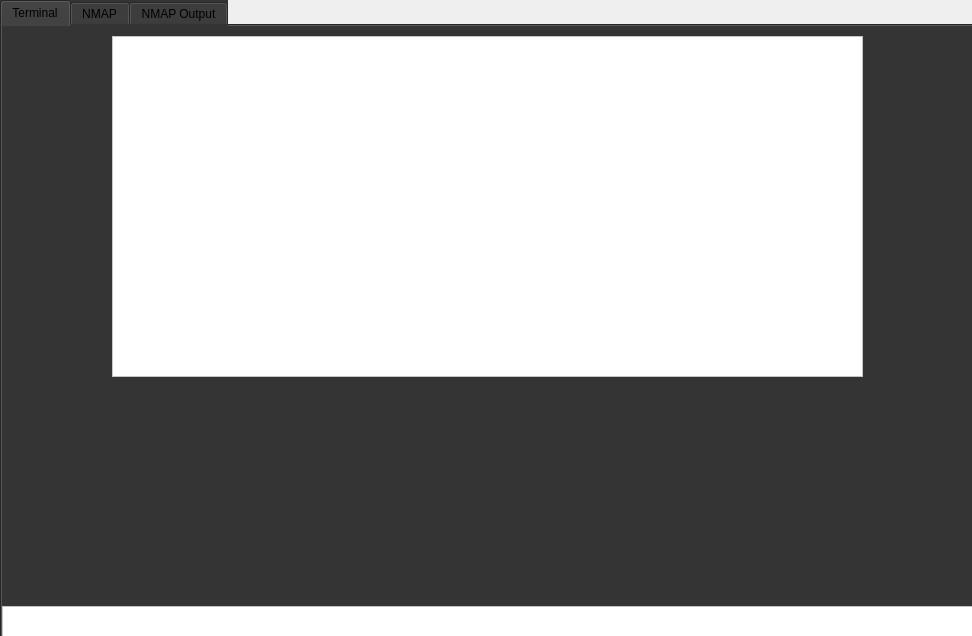
<?xml version="1.0" encoding="UTF-8"?>
<ui version="4.0">
 <class>Form</class>
 <widget class="QWidget" name="Form">
  <property name="geometry">
   <rect>
    <x>0</x>
    <y>0</y>
    <width>972</width>
    <height>636</height>
   </rect>
  </property>
  <property name="windowTitle">
   <string>Form</string>
  </property>
  <widget class="QTabWidget" name="TabSystem">
   <property name="geometry">
    <rect>
     <x>0</x>
     <y>0</y>
     <width>1001</width>
     <height>641</height>
    </rect>
   </property>
   <property name="cursor">
    <cursorShape>ArrowCursor</cursorShape>
   </property>
   <property name="mouseTracking">
    <bool>false</bool>
   </property>
   <property name="autoFillBackground">
    <bool>false</bool>
   </property>
   <property name="styleSheet">
    <string notr="true">background-color: rgb(52, 52, 52);</string>
   </property>
   <property name="currentIndex">
    <number>0</number>
   </property>
   <widget class="QWidget" name="tab_2">
    <attribute name="title">
     <string>Terminal</string>
    </attribute>
    <widget class="QTextBrowser" name="textBrowser_2">
     <property name="geometry">
      <rect>
       <x>110</x>
       <y>10</y>
       <width>751</width>
       <height>341</height>
      </rect>
     </property>
     <property name="styleSheet">
      <string notr="true">background-color: rgb(255, 255, 255);</string>
     </property>
     <property name="html">
      <string>&lt;!DOCTYPE HTML PUBLIC &quot;-//W3C//DTD HTML 4.0//EN&quot; &quot;http://www.w3.org/TR/REC-html40/strict.dtd&quot;&gt;
&lt;html&gt;&lt;head&gt;&lt;meta name=&quot;qrichtext&quot; content=&quot;1&quot; /&gt;&lt;style type=&quot;text/css&quot;&gt;
p, li { white-space: pre-wrap; }
&lt;/style&gt;&lt;/head&gt;&lt;body style=&quot; font-family:'MS Shell Dlg 2'; font-size:8.25pt; font-weight:400; font-style:normal;&quot;&gt;
&lt;p style=&quot;-qt-paragraph-type:empty; margin-top:0px; margin-bottom:0px; margin-left:0px; margin-right:0px; -qt-block-indent:0; text-indent:0px;&quot;&gt;&lt;br /&gt;&lt;/p&gt;&lt;/body&gt;&lt;/html&gt;</string>
     </property>
    </widget>
    <widget class="QPlainTextEdit" name="plainTextEdit">
     <property name="geometry">
      <rect>
       <x>0</x>
       <y>580</y>
       <width>971</width>
       <height>31</height>
      </rect>
     </property>
     <property name="styleSheet">
      <string notr="true">background-color: rgb(255, 255, 255);</string>
     </property>
    </widget>
   </widget>
   <widget class="QWidget" name="tab">
    <attribute name="title">
     <string>NMAP</string>
    </attribute>
    <widget class="QCheckBox" name="checkBox">
     <property name="geometry">
      <rect>
       <x>410</x>
       <y>50</y>
       <width>70</width>
       <height>17</height>
      </rect>
     </property>
     <property name="styleSheet">
      <string notr="true">background-color: rgb(255, 255, 255);</string>
     </property>
     <property name="text">
      <string>-p-</string>
     </property>
    </widget>
    <widget class="QCheckBox" name="checkBox_2">
     <property name="geometry">
      <rect>
       <x>410</x>
       <y>70</y>
       <width>70</width>
       <height>17</height>
      </rect>
     </property>
     <property name="styleSheet">
      <string notr="true">background-color: rgb(255, 255, 255);</string>
     </property>
     <property name="text">
      <string>-Pn</string>
     </property>
    </widget>
    <widget class="QCheckBox" name="checkBox_3">
     <property name="geometry">
      <rect>
       <x>410</x>
       <y>90</y>
       <width>70</width>
       <height>17</height>
      </rect>
     </property>
     <property name="styleSheet">
      <string notr="true">background-color: rgb(255, 255, 255);</string>
     </property>
     <property name="text">
      <string>-T4</string>
     </property>
    </widget>
    <widget class="QCheckBox" name="checkBox_4">
     <property name="geometry">
      <rect>
       <x>410</x>
       <y>110</y>
       <width>70</width>
       <height>17</height>
      </rect>
     </property>
     <property name="styleSheet">
      <string notr="true">background-color: rgb(255, 255, 255);</string>
     </property>
     <property name="text">
      <string>-sV</string>
     </property>
    </widget>
    <widget class="QCheckBox" name="checkBox_5">
     <property name="geometry">
      <rect>
       <x>410</x>
       <y>130</y>
       <width>70</width>
       <height>17</height>
      </rect>
     </property>
     <property name="styleSheet">
      <string notr="true">background-color: rgb(255, 255, 255);</string>
     </property>
     <property name="text">
      <string>-sC</string>
     </property>
    </widget>
    <widget class="QCheckBox" name="checkBox_6">
     <property name="geometry">
      <rect>
       <x>410</x>
       <y>150</y>
       <width>70</width>
       <height>17</height>
      </rect>
     </property>
     <property name="styleSheet">
      <string notr="true">background-color: rgb(255, 255, 255);</string>
     </property>
     <property name="text">
      <string>--open</string>
     </property>
    </widget>
    <widget class="QTextBrowser" name="textBrowser">
     <property name="geometry">
      <rect>
       <x>310</x>
       <y>10</y>
       <width>241</width>
       <height>31</height>
      </rect>
     </property>
     <property name="styleSheet">
      <string notr="true">background-color: rgb(255, 255, 255);</string>
     </property>
     <property name="html">
      <string>&lt;!DOCTYPE HTML PUBLIC &quot;-//W3C//DTD HTML 4.0//EN&quot; &quot;http://www.w3.org/TR/REC-html40/strict.dtd&quot;&gt;
&lt;html&gt;&lt;head&gt;&lt;meta name=&quot;qrichtext&quot; content=&quot;1&quot; /&gt;&lt;style type=&quot;text/css&quot;&gt;
p, li { white-space: pre-wrap; }
&lt;/style&gt;&lt;/head&gt;&lt;body style=&quot; font-family:'MS Shell Dlg 2'; font-size:8.25pt; font-weight:400; font-style:normal;&quot;&gt;
&lt;p style=&quot; margin-top:0px; margin-bottom:0px; margin-left:0px; margin-right:0px; -qt-block-indent:0; text-indent:0px;&quot;&gt;&lt;span style=&quot; font-size:18pt;&quot;&gt;nmap&lt;/span&gt;&lt;/p&gt;&lt;/body&gt;&lt;/html&gt;</string>
     </property>
    </widget>
   </widget>
   <widget class="QWidget" name="tab_3">
    <property name="cursor">
     <cursorShape>CrossCursor</cursorShape>
    </property>
    <attribute name="title">
     <string>NMAP Output</string>
    </attribute>
    <widget class="QTextBrowser" name="textBrowser_3">
     <property name="geometry">
      <rect>
       <x>10</x>
       <y>10</y>
       <width>111</width>
       <height>581</height>
      </rect>
     </property>
     <property name="styleSheet">
      <string notr="true">background-color: rgb(255, 255, 255);</string>
     </property>
    </widget>
    <widget class="QTextBrowser" name="textBrowser_4">
     <property name="geometry">
      <rect>
       <x>850</x>
       <y>10</y>
       <width>111</width>
       <height>581</height>
      </rect>
     </property>
     <property name="styleSheet">
      <string notr="true">background-color: rgb(255, 255, 255);</string>
     </property>
    </widget>
   </widget>
  </widget>
 </widget>
 <resources/>
 <connections/>
</ui>
